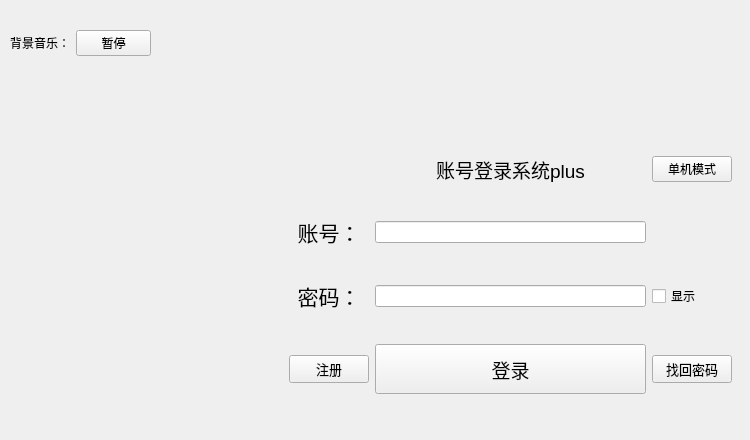
      <widget class="QWidget" name="loginpage">
       <widget class="QFrame" name="loginFrame">
        <property name="geometry">
         <rect>
          <x>280</x>
          <y>120</y>
          <width>461</width>
          <height>311</height>
         </rect>
        </property>
        <layout class="QGridLayout" name="allLayout" rowstretch="0,0,0,0" columnstretch="0,1,0">
         <item row="1" column="2">
          <spacer name="idSpacer_">
           <property name="orientation">
            <enum>Qt::Horizontal</enum>
           </property>
           <property name="sizeHint" stdset="0">
            <size>
             <width>40</width>
             <height>20</height>
            </size>
           </property>
          </spacer>
         </item>
         <item row="3" column="0">
          <widget class="QPushButton" name="EnrollButton">
           <property name="font">
            <font>
             <pointsize>10</pointsize>
            </font>
           </property>
           <property name="text">
            <string>注册</string>
           </property>
          </widget>
         </item>
         <item row="2" column="2" alignment="Qt::AlignLeft">
          <widget class="QCheckBox" name="canseebox">
           <property name="text">
            <string>显示</string>
           </property>
          </widget>
         </item>
         <item row="2" column="1">
          <widget class="QLineEdit" name="password_line"/>
         </item>
         <item row="2" column="0">
          <widget class="QLabel" name="password_label">
           <property name="text">
            <string>&lt;html&gt;&lt;head/&gt;&lt;body&gt;&lt;p align=&quot;center&quot;&gt;&lt;span style=&quot; font-size:16pt;&quot;&gt;密码：&lt;/span&gt;&lt;/p&gt;&lt;/body&gt;&lt;/html&gt;</string>
           </property>
          </widget>
         </item>
         <item row="0" column="1">
          <widget class="QLabel" name="title_label">
           <property name="maximumSize">
            <size>
             <width>16777215</width>
             <height>50</height>
            </size>
           </property>
           <property name="text">
            <string>&lt;html&gt;&lt;head/&gt;&lt;body&gt;&lt;p align=&quot;center&quot;&gt;&lt;span style=&quot; font-size:14pt;&quot;&gt;账号登录系统plus&lt;/span&gt;&lt;/p&gt;&lt;/body&gt;&lt;/html&gt;</string>
           </property>
          </widget>
         </item>
         <item row="0" column="0">
          <spacer name="horizontalSpacer">
           <property name="orientation">
            <enum>Qt::Horizontal</enum>
           </property>
           <property name="sizeHint" stdset="0">
            <size>
             <width>40</width>
             <height>20</height>
            </size>
           </property>
          </spacer>
         </item>
         <item row="1" column="0">
          <widget class="QLabel" name="id_label">
           <property name="text">
            <string>&lt;html&gt;&lt;head/&gt;&lt;body&gt;&lt;p align=&quot;center&quot;&gt;&lt;span style=&quot; font-size:16pt;&quot;&gt;账号：&lt;/span&gt;&lt;/p&gt;&lt;/body&gt;&lt;/html&gt;</string>
           </property>
          </widget>
         </item>
         <item row="1" column="1">
          <widget class="QLineEdit" name="id_line"/>
         </item>
         <item row="3" column="1">
          <widget class="QPushButton" name="loginButton">
           <property name="enabled">
            <bool>true</bool>
           </property>
           <property name="minimumSize">
            <size>
             <width>79</width>
             <height>50</height>
            </size>
           </property>
           <property name="font">
            <font>
             <pointsize>14</pointsize>
            </font>
           </property>
           <property name="text">
            <string>登录</string>
           </property>
          </widget>
         </item>
         <item row="3" column="2">
          <widget class="QPushButton" name="RetrieveButton">
           <property name="font">
            <font>
             <pointsize>10</pointsize>
            </font>
           </property>
           <property name="text">
            <string>找回密码</string>
           </property>
          </widget>
         </item>
         <item row="0" column="2">
          <widget class="QPushButton" name="nolinkButton">
           <property name="text">
            <string>单机模式</string>
           </property>
          </widget>
         </item>
        </layout>
       </widget>
       <widget class="QWidget" name="layoutWidget">
        <property name="geometry">
         <rect>
          <x>10</x>
          <y>30</y>
          <width>141</width>
          <height>26</height>
         </rect>
        </property>
        <layout class="QHBoxLayout" name="horizontalLayout_3">
         <item>
          <widget class="QLabel" name="musicLabel">
           <property name="text">
            <string>背景音乐：</string>
           </property>
          </widget>
         </item>
         <item>
          <widget class="QPushButton" name="backgroundMusicPushButton">
           <property name="text">
            <string>暂停</string>
           </property>
          </widget>
         </item>
        </layout>
       </widget>
      </widget>
